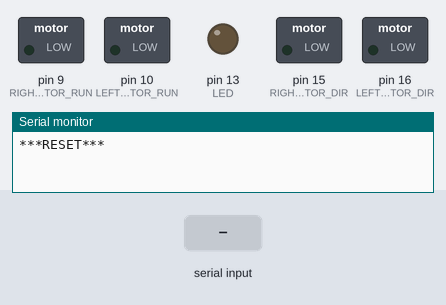
The sketch below on a simulated Arduino Uno, built with avr-gcc and run on an emulated ATmega328P. Shown: switched loads named in the sketch (green lamp = pin HIGH), output pins drawn as LEDs (lit = HIGH), the last lines printed to the serial monitor. Inputs (shaded band) come from the test bench.

Above: at 1.2 s.
1.3 s: "200\n" received over Serial
At 1.8 s:
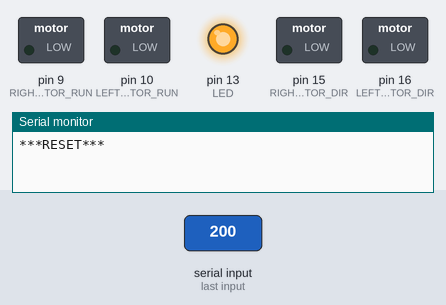
2.9 s: "led" received over Serial
4.5 s: "motor" received over Serial
6.1 s: "90,45\n" received over Serial
At 6.7 s:
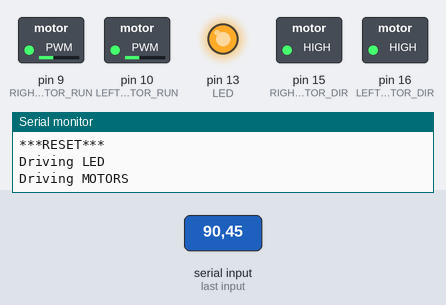
8.7 s: "30,150\n" received over Serial
At 9.6 s:
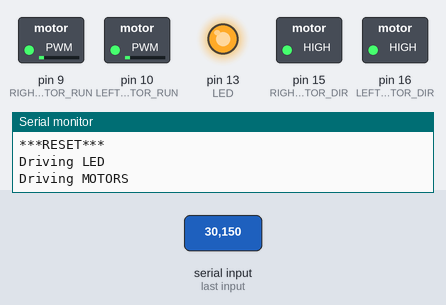
11.3 s: "200\n" received over Serial
At 11.8 s:
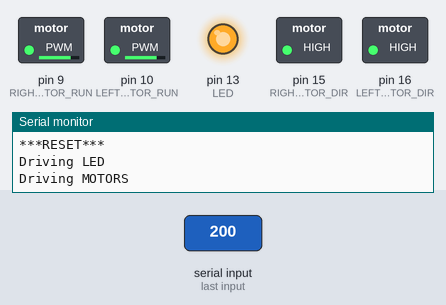
Timing chart, 0 to 14.3 s (numbered marks = the images above; inputs shaded):
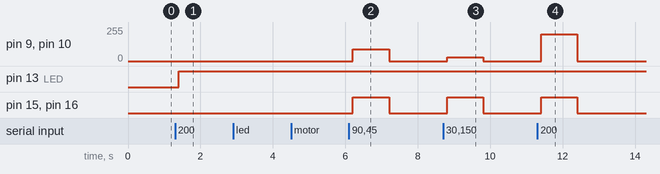

Measured:
- after the input at 1.3 s, pin 13 (LED): LOW → HIGH after 0.10 s
- after the input at 6.1 s, pin 9 (RIGHT_MOTOR_RUN), pin 10 (LEFT_MOTOR_RUN): 0/255 → 90/255 after 0.11 s, → 0/255 1.0 s later; pin 15 (RIGHT_MOTOR_DIR), pin 16 (LEFT_MOTOR_DIR): LOW → HIGH after 0.11 s, → LOW 1.0 s later
- after the input at 8.7 s, pin 9 (RIGHT_MOTOR_RUN), pin 10 (LEFT_MOTOR_RUN): 0/255 → 30/255 after 0.11 s, → 0/255 1.0 s later; pin 15 (RIGHT_MOTOR_DIR), pin 16 (LEFT_MOTOR_DIR): LOW → HIGH after 0.11 s, → LOW 1.0 s later
- after the input at 11.3 s, pin 9 (RIGHT_MOTOR_RUN), pin 10 (LEFT_MOTOR_RUN): 0/255 → 200/255 after 0.10 s, → 0/255 1.0 s later; pin 15 (RIGHT_MOTOR_DIR), pin 16 (LEFT_MOTOR_DIR): LOW → HIGH after 0.10 s, → LOW 1.0 s later

The sketch:

motor_control.ino
```cpp
#define RIGHT_MOTOR_DIR 15
#define LEFT_MOTOR_DIR 16
#define RIGHT_MOTOR_RUN 9
#define LEFT_MOTOR_RUN 10
#define LED 13
#define BAUD_RATE 9600

void setup() {
  pinMode(RIGHT_MOTOR_DIR, OUTPUT);
  pinMode(LEFT_MOTOR_DIR, OUTPUT);
  pinMode(RIGHT_MOTOR_RUN, OUTPUT);
  pinMode(LEFT_MOTOR_RUN, OUTPUT);

  //Start a serial connection
  Serial.begin(BAUD_RATE);
  Serial.setTimeout(100);

  while (!Serial) {
    ; // wait for serial port to connect. Needed for native USB port only
  }
  Serial.println("***RESET***");
}

void loop() {
  act_on_commands();
}

/**
 * If this is true, then we want to drive the LED with the PWM instead
 * of a motor (good to keep things quiet when my kids sleep).
 */
bool led_or_motor = true;

/**
 * Reads a command from the Serial connection and acts on it
 */
void act_on_commands() {
  //This line checks whether there is anything to read
  if ( Serial.available() ) {
    String in_cmd = Serial.readString();

    if (in_cmd.indexOf("led") > -1) { //# if we want to drive the LED
      led_or_motor = true;
      Serial.println("Driving LED");
    } else if(in_cmd.indexOf("motor") > -1) { //# if we want to drive the motor
      led_or_motor = false;
      Serial.println("Driving MOTORS");
    } else { //# this should only be an integer value that we want to drive our LED or motor with.
      if (led_or_motor){
        analogWrite(LED, in_cmd.toInt());
      } else {
        turn_motors(in_cmd.toInt());
      }
    }
  }
}

/**
 * Moves the motors to go forward or backward with a given PWM. The motors will be
 * switched off after 1s.
 *
 * @power Positive value means: go forward, negative: go back. The absolute
 * value will be used as the PWM - passed directly to analogWrite().
 *
 * NOTE: Deadband seems to be 0..8 both forwards and backwards for both motors. At power = 9
 * it just barely moves, but not with lower power.
 *
 * Going forward, left motor seems to be able to move at power = 8, but only sometimes, so
 * I guess it has a little bit narrower deadband (but only if running in air,
 * not on ground). Going backwards, both motors barely move at power -8 in the air, but not on ground.
 *
 */
void turn_motors(int power) {
  if (power > 0) {
    digitalWrite(RIGHT_MOTOR_DIR, HIGH);
    digitalWrite(LEFT_MOTOR_DIR, HIGH);
  } else {
    digitalWrite(RIGHT_MOTOR_DIR, LOW);
    digitalWrite(LEFT_MOTOR_DIR, LOW);
  }

  /**
   * If we don't take abs value here, then it looks like values greater than 255 overflow
   * and negative values are treated as unsigned byte, rather than a negative value,
   * so -1 will come out as 255. Looks like analogWrite function takes in a paramater of unsigned byte.
   */
  analogWrite(RIGHT_MOTOR_RUN, abs(power));
  analogWrite(LEFT_MOTOR_RUN, abs(power));

  delay(1000);

  analogWrite(RIGHT_MOTOR_RUN, 0);
  analogWrite(LEFT_MOTOR_RUN, 0);
  digitalWrite(RIGHT_MOTOR_DIR, LOW);
  digitalWrite(LEFT_MOTOR_DIR, LOW);
}
```
